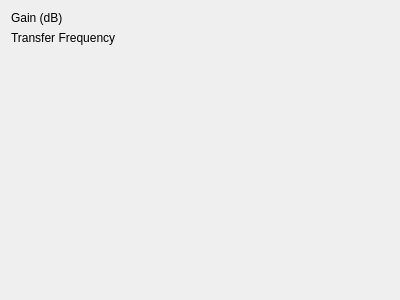
<?xml version="1.0" encoding="UTF-8"?>
<ui version="4.0">
 <class>SatelliteSettingsWidget</class>
 <widget class="QWidget" name="SatelliteSettingsWidget">
  <property name="geometry">
   <rect>
    <x>0</x>
    <y>0</y>
    <width>400</width>
    <height>300</height>
   </rect>
  </property>
  <property name="windowTitle">
   <string>Form</string>
  </property>
  <layout class="QFormLayout" name="formLayout">
   <item row="0" column="0">
    <widget class="QLabel" name="gainLabel">
     <property name="text">
      <string>Gain (dB)</string>
     </property>
    </widget>
   </item>
   <item row="0" column="1">
    <widget class="QLongSpinBox" name="gain" native="true"/>
   </item>
   <item row="1" column="0">
    <widget class="QLabel" name="transferFrequencyLabel">
     <property name="text">
      <string>Transfer Frequency</string>
     </property>
    </widget>
   </item>
   <item row="1" column="1">
    <widget class="QLongSpinBox" name="transferFrequency" native="true"/>
   </item>
  </layout>
 </widget>
 <customwidgets>
  <customwidget>
   <class>QLongSpinBox</class>
   <extends>QWidget</extends>
   <header>qlongspinbox.h</header>
   <container>1</container>
  </customwidget>
 </customwidgets>
 <resources/>
 <connections/>
</ui>
